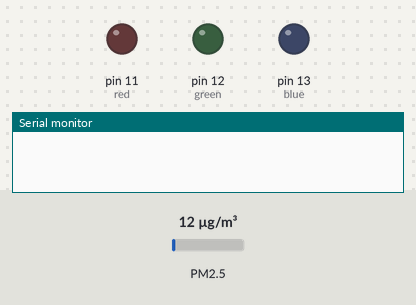
A sketch run on a simulated Arduino Uno, built with avr-gcc and run on an emulated ATmega328P. Parts: output pins drawn as LEDs (lit = HIGH), the last lines printed to the serial monitor. Wiring (inferred from the names in the program): dust sensor: data pin 8. Inputs (shaded band) come from the test bench; at power-on: PM2.5 12 µg/m³.

Above: at 0.1 s.
At 30.3 s:
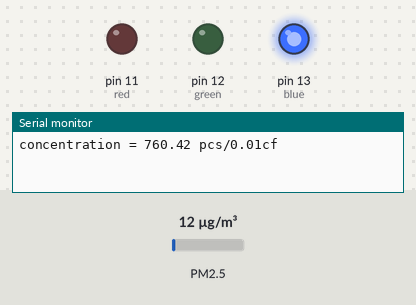
Timing chart, 0 to 31.8 s (numbered marks = the images above):
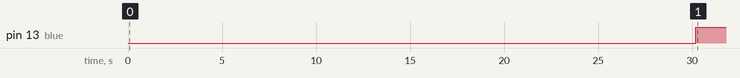

Measured:
- by itself, pin 13 (blue): LOW → HIGH at 30.2 s

The sketch:

dust_sensor.ino
```cpp
int pin = 8;
int red = 11;
int green = 12;
int blue = 13;
unsigned long duration;
unsigned long starttime;
unsigned long sampletime_ms = 30000; //sample 30s
unsigned long lowpulseoccupancy = 0;
float ratio = 0;
float concentration = 0;

void setup() {
  Serial.begin(9600);
  pinMode(8,INPUT);
  pinMode(red, OUTPUT);
  pinMode(green, OUTPUT);
  pinMode(blue, OUTPUT);
  starttime = millis();//get the current time;
}

void loop() {
  duration = pulseIn(pin, LOW);
  lowpulseoccupancy = lowpulseoccupancy+duration;
  if ((millis()-starttime) >= sampletime_ms) //if the sampel time = = 30s
  {
    ratio = lowpulseoccupancy/(sampletime_ms*10.0); // Integer percentage 0~100
    concentration = 1.1*pow(ratio,3)-3.8*pow(ratio,2)+520*ratio+0.62;
    // using spec sheet curve
    //Serial.print(ratio);
    Serial.print("concentration = ");
    Serial.print(concentration);
    Serial.println(" pcs/0.01cf");
    Serial.println("\n");

    if(concentration < 500){
      analogWrite(red,0);
      analogWrite(green,255);
      analogWrite(blue,0);
    }else if(concentration >= 500 && concentration < 1000){
      analogWrite(red,0);
      analogWrite(green,0);
      analogWrite(blue,255);
    }else{
      analogWrite(red,255);
      analogWrite(green,0);
      analogWrite(blue,0);
    }

    lowpulseoccupancy = 0;
    starttime = millis();
  }
}
```
